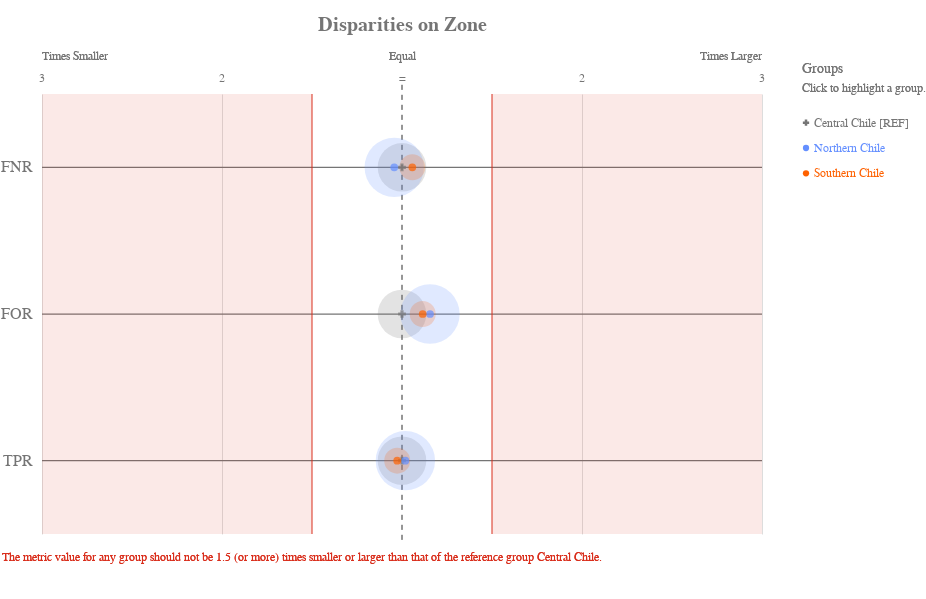

Here is the notebook cell this chart was saved with:
### Code cell
ap.disparity(grupo_definido, metrics, 'zone', fairness_threshold = disparity_tolerance)

### Figure 1 — Vega-Lite specification as saved in the notebook (floating-point values rounded to 4 significant figures)
{"config": {"view": {"continuousWidth": 400, "continuousHeight": 300, "strokeWidth": 0}, "axisLeft": {"labelColor": "rgb(117,117,117)", "labelFont": "Arial", "labelFontSize": 16}, "title": {"align": "center", "baseline": "middle", "color": "rgb(117,117,117)", "font": "Arial", "fontSize": 20, "fontWeight": "bold"}}, "layer": [{"data": {"name": "data-f13954335fe7cb3d572699dbbbe0ffdc"}, "mark": {"type": "rule", "stroke": "rgb(117,117,117)", "strokeWidth": 1.25, "tooltip": ""}, "encoding": {"x": {"type": "quantitative", "field": "x", "scale": {"domain": [-2, 2], "range": [40.0, 760.0]}}, "x2": {"field": "x2"}, "y": {"type": "nominal", "axis": {"domain": false, "labelAngle": 0, "labelPadding": -30, "orient": "left", "ticks": false, "title": ""}, "field": "metric", "scale": {"domain": ["FNR", "FOR", "TPR"], "range": [55.0, 495.0]}}}}, {"data": {"name": "data-79dd248bdaa0ea02c535240e8ad022c8"}, "mark": {"type": "rule", "stroke": "rgb(117,117,117)", "strokeDash": [5, 5], "strokeWidth": 1}, "encoding": {"tooltip": {"value": "Central Chile [REF]"}, "x": {"value": 400.0}, "y": {"value": 45.83}, "y2": {"value": 504.2}}}, {"data": {"name": "data-c233327f4cd9b4c2df31bf8015c83e4a"}, "mark": {"type": "text", "align": "center", "color": "rgb(117,117,117)", "font": "Arial", "fontSize": 12, "fontWeight": "normal", "tooltip": ""}, "encoding": {"text": {"type": "nominal", "field": "label"}, "x": {"type": "quantitative", "field": "value", "scale": {"domain": [-2, 2], "range": [40.0, 760.0]}}, "y": {"value": 38.5}}}, {"layer": [{"mark": {"type": "text", "align": "left", "fill": "rgb(117,117,117)", "font": "Arial", "fontSize": 12, "fontWeight": "normal", "tooltip": ""}, "encoding": {"text": {"value": "Times Smaller"}, "x": {"value": 40.0}, "y": {"value": 16.5}}}, {"mark": {"type": "text", "align": "right", "fill": "rgb(117,117,117)", "font": "Arial", "fontSize": 12, "fontWeight": "normal", "tooltip": ""}, "encoding": {"text": {"value": "Times Larger"}, "x": {"value": 760.0}, "y": {"value": 16.5}}}, {"mark": {"type": "text", "align": "center", "fill": "rgb(117,117,117)", "font": "Arial", "fontSize": 12, "fontWeight": "normal", "tooltip": ""}, "encoding": {"text": {"value": "Equal"}, "x": {"value": 400.0}, "y": {"value": 16.5}}}], "data": {"name": "data-79dd248bdaa0ea02c535240e8ad022c8"}}, {"layer": [{"mark": {"type": "rule", "opacity": 0.8, "stroke": "rgb(217, 46, 28)", "strokeWidth": 1.25, "tooltip": ""}, "encoding": {"x": {"type": "quantitative", "field": "min", "scale": {"domain": [-2, 2], "range": [40.0, 760.0]}}, "y": {"value": 55.0}, "y2": {"value": 495.0}}}, {"mark": {"type": "rule", "opacity": 0.8, "stroke": "rgb(217, 46, 28)", "strokeWidth": 1.25, "tooltip": ""}, "encoding": {"x": {"type": "quantitative", "field": "max", "scale": {"domain": [-2, 2], "range": [40.0, 760.0]}}, "y": {"value": 55.0}, "y2": {"value": 495.0}}}, {"layer": [{"mark": {"type": "rect", "fill": "rgb(217, 46, 28)", "opacity": 0.1, "tooltip": ""}, "encoding": {"x": {"type": "quantitative", "field": "min", "scale": {"domain": [-2, 2], "range": [40.0, 760.0]}}, "x2": {"field": "lower_end"}, "y": {"value": 55.0}, "y2": {"value": 495.0}}}, {"mark": {"type": "rect", "fill": "rgb(217, 46, 28)", "opacity": 0.1, "tooltip": ""}, "encoding": {"x": {"type": "quantitative", "field": "max", "scale": {"domain": [-2, 2], "range": [40.0, 760.0]}}, "x2": {"field": "upper_end"}, "y": {"value": 55.0}, "y2": {"value": 495.0}}}]}, {"data": {"name": "data-79dd248bdaa0ea02c535240e8ad022c8"}, "mark": {"type": "text", "align": "left", "baseline": "top", "fill": "rgb(217, 46, 28)", "font": "Arial", "fontSize": 12, "fontWeight": "normal", "tooltip": ""}, "encoding": {"text": {"value": "The metric value for any group should not be 1.5 (or more) times smaller or larger than that of the reference group Central Chile."}, "x": {"value": 0}, "y": {"value": 513.3}}}], "data": {"name": "data-11d5890412809b582c0a6b685ba430ea"}}, {"layer": [{"mark": "circle"}, {"data": {"name": "data-ecbbc6ea66021f6dd3fa2a19146be91c"}, "mark": {"type": "circle", "opacity": 0.2}, "encoding": {"color": {"condition": {"type": "nominal", "field": "attribute_value", "legend": null, "scale": {"domain": ["Central Chile", "Northern Chile", "Southern Chile"], "range": ["rgb(117,117,117)", "rgb(100, 143, 255)", "rgb(254, 97, 0)", "rgb(220, 38, 127)", "rgb(255, 176, 0)", "rgb(120, 94, 240)"]}, "selection": "selector017"}, "value": "rgb(224,224,224)"}, "size": {"type": "quantitative", "field": "group_size", "legend": null, "scale": {"domain": [0, 3227.0], "range": [0, 4224.0]}}, "tooltip": [{"type": "nominal", "field": "attribute_value", "title": "Group"}, {"type": "nominal", "field": "tooltip_group_size", "title": "Group Size"}, {"type": "nominal", "field": "tooltip_disparity_explanation_fnr", "title": "Disparity"}, {"type": "quantitative", "field": "fnr", "format": ".2f", "title": "FNR"}], "x": {"type": "quantitative", "axis": {"domain": false, "labels": false, "ticks": false, "title": null, "values": [1, 2, -2, -1]}, "field": "fnr_disparity_scaled", "scale": {"domain": [-2, 2], "range": [40.0, 760.0]}}, "y": {"type": "nominal", "axis": {"domain": false, "grid": false, "labels": false, "ticks": false, "title": " "}, "field": "metric_variable", "scale": {"domain": ["FNR", "FOR", "TPR"], "range": [55.0, 495.0]}}}, "selection": {"selector019": {"type": "multi", "empty": "all", "fields": ["attribute_value"]}}, "transform": [{"calculate": "'FNR'", "as": "metric_variable"}]}, {"data": {"name": "data-ecbbc6ea66021f6dd3fa2a19146be91c"}, "mark": {"type": "circle", "opacity": 0.2}, "encoding": {"color": {"condition": {"type": "nominal", "field": "attribute_value", "legend": null, "scale": {"domain": ["Central Chile", "Northern Chile", "Southern Chile"], "range": ["rgb(117,117,117)", "rgb(100, 143, 255)", "rgb(254, 97, 0)", "rgb(220, 38, 127)", "rgb(255, 176, 0)", "rgb(120, 94, 240)"]}, "selection": "selector017"}, "value": "rgb(224,224,224)"}, "size": {"type": "quantitative", "field": "group_size", "legend": null, "scale": {"domain": [0, 3227.0], "range": [0, 4224.0]}}, "tooltip": [{"type": "nominal", "field": "attribute_value", "title": "Group"}, {"type": "nominal", "field": "tooltip_group_size", "title": "Group Size"}, {"type": "nominal", "field": "tooltip_disparity_explanation_for", "title": "Disparity"}, {"type": "quantitative", "field": "for", "format": ".2f", "title": "FOR"}], "x": {"type": "quantitative", "axis": {"domain": false, "labels": false, "ticks": false, "title": null, "values": [1, 2, -2, -1]}, "field": "for_disparity_scaled", "scale": {"domain": [-2, 2], "range": [40.0, 760.0]}}, "y": {"type": "nominal", "axis": {"domain": false, "grid": false, "labels": false, "ticks": false, "title": " "}, "field": "metric_variable", "scale": {"domain": ["FNR", "FOR", "TPR"], "range": [55.0, 495.0]}}}, "selection": {"selector021": {"type": "multi", "empty": "all", "fields": ["attribute_value"]}}, "transform": [{"calculate": "'FOR'", "as": "metric_variable"}]}, {"data": {"name": "data-ecbbc6ea66021f6dd3fa2a19146be91c"}, "mark": {"type": "circle", "opacity": 0.2}, "encoding": {"color": {"condition": {"type": "nominal", "field": "attribute_value", "legend": null, "scale": {"domain": ["Central Chile", "Northern Chile", "Southern Chile"], "range": ["rgb(117,117,117)", "rgb(100, 143, 255)", "rgb(254, 97, 0)", "rgb(220, 38, 127)", "rgb(255, 176, 0)", "rgb(120, 94, 240)"]}, "selection": "selector017"}, "value": "rgb(224,224,224)"}, "size": {"type": "quantitative", "field": "group_size", "legend": null, "scale": {"domain": [0, 3227.0], "range": [0, 4224.0]}}, "tooltip": [{"type": "nominal", "field": "attribute_value", "title": "Group"}, {"type": "nominal", "field": "tooltip_group_size", "title": "Group Size"}, {"type": "nominal", "field": "tooltip_disparity_explanation_tpr", "title": "Disparity"}, {"type": "quantitative", "field": "tpr", "format": ".2f", "title": "TPR"}], "x": {"type": "quantitative", "axis": {"domain": false, "labels": false, "ticks": false, "title": null, "values": [1, 2, -2, -1]}, "field": "tpr_disparity_scaled", "scale": {"domain": [-2, 2], "range": [40.0, 760.0]}}, "y": {"type": "nominal", "axis": {"domain": false, "grid": false, "labels": false, "ticks": false, "title": " "}, "field": "metric_variable", "scale": {"domain": ["FNR", "FOR", "TPR"], "range": [55.0, 495.0]}}}, "selection": {"selector023": {"type": "multi", "empty": "all", "fields": ["attribute_value"]}}, "transform": [{"calculate": "'TPR'", "as": "metric_variable"}]}, {"layer": [{"mark": "point"}, {"data": {"name": "data-ecbbc6ea66021f6dd3fa2a19146be91c"}, "mark": {"type": "point", "filled": true, "size": 60}, "encoding": {"color": {"condition": {"type": "nominal", "field": "attribute_value", "legend": null, "scale": {"domain": ["Central Chile", "Northern Chile", "Southern Chile"], "range": ["rgb(117,117,117)", "rgb(100, 143, 255)", "rgb(254, 97, 0)", "rgb(220, 38, 127)", "rgb(255, 176, 0)", "rgb(120, 94, 240)"]}, "selection": "selector017"}, "value": "rgb(224,224,224)"}, "shape": {"type": "nominal", "field": "attribute_value", "legend": null, "scale": {"domain": ["Central Chile", "Northern Chile", "Southern Chile"], "range": ["cross", "circle", "circle"]}}, "tooltip": [{"type": "nominal", "field": "attribute_value", "title": "Group"}, {"type": "nominal", "field": "tooltip_group_size", "title": "Group Size"}, {"type": "nominal", "field": "tooltip_disparity_explanation_fnr", "title": "Disparity"}, {"type": "quantitative", "field": "fnr", "format": ".2f", "title": "FNR"}], "x": {"type": "quantitative", "axis": {"domain": false, "labels": false, "ticks": false, "title": null, "values": [1, 2, -2, -1]}, "field": "fnr_disparity_scaled", "scale": {"domain": [-2, 2], "range": [40.0, 760.0]}}, "y": {"type": "nominal", "axis": {"domain": false, "grid": false, "labels": false, "ticks": false, "title": " "}, "field": "metric_variable", "scale": {"domain": ["FNR", "FOR", "TPR"], "range": [55.0, 495.0]}}}, "selection": {"selector018": {"type": "multi", "empty": "all", "fields": ["attribute_value"]}}, "transform": [{"calculate": "'FNR'", "as": "metric_variable"}]}, {"data": {"name": "data-ecbbc6ea66021f6dd3fa2a19146be91c"}, "mark": {"type": "point", "filled": true, "size": 60}, "encoding": {"color": {"condition": {"type": "nominal", "field": "attribute_value", "legend": null, "scale": {"domain": ["Central Chile", "Northern Chile", "Southern Chile"], "range": ["rgb(117,117,117)", "rgb(100, 143, 255)", "rgb(254, 97, 0)", "rgb(220, 38, 127)", "rgb(255, 176, 0)", "rgb(120, 94, 240)"]}, "selection": "selector017"}, "value": "rgb(224,224,224)"}, "shape": {"type": "nominal", "field": "attribute_value", "legend": null, "scale": {"domain": ["Central Chile", "Northern Chile", "Southern Chile"], "range": ["cross", "circle", "circle"]}}, "tooltip": [{"type": "nominal", "field": "attribute_value", "title": "Group"}, {"type": "nominal", "field": "tooltip_group_size", "title": "Group Size"}, {"type": "nominal", "field": "tooltip_disparity_explanation_for", "title": "Disparity"}, {"type": "quantitative", "field": "for", "format": ".2f", "title": "FOR"}], "x": {"type": "quantitative", "axis": {"domain": false, "labels": false, "ticks": false, "title": null, "values": [1, 2, -2, -1]}, "field": "for_disparity_scaled", "scale": {"domain": [-2, 2], "range": [40.0, 760.0]}}, "y": {"type": "nominal", "axis": {"domain": false, "grid": false, "labels": false, "ticks": false, "title": " "}, "field": "metric_variable", "scale": {"domain": ["FNR", "FOR", "TPR"], "range": [55.0, 495.0]}}}, "selection": {"selector020": {"type": "multi", "empty": "all", "fields": ["attribute_value"]}}, "transform": [{"calculate": "'FOR'", "as": "metric_variable"}]}, {"data": {"name": "data-ecbbc6ea66021f6dd3fa2a19146be91c"}, "mark": {"type": "point", "filled": true, "size": 60}, "encoding": {"color": {"condition": {"type": "nominal", "field": "attribute_value", "legend": null, "scale": {"domain": ["Central Chile", "Northern Chile", "Southern Chile"], "range": ["rgb(117,117,117)", "rgb(100, 143, 255)", "rgb(254, 97, 0)", "rgb(220, 38, 127)", "rgb(255, 176, 0)", "rgb(120, 94, 240)"]}, "selection": "selector017"}, "value": "rgb(224,224,224)"}, "shape": {"type": "nominal", "field": "attribute_value", "legend": null, "scale": {"domain": ["Central Chile", "Northern Chile", "Southern Chile"], "range": ["cross", "circle", "circle"]}}, "tooltip": [{"type": "nominal", "field": "attribute_value", "title": "Group"}, {"type": "nominal", "field": "tooltip_group_size", "title": "Group Size"}, {"type": "nominal", "field": "tooltip_disparity_explanation_tpr", "title": "Disparity"}, {"type": "quantitative", "field": "tpr", "format": ".2f", "title": "TPR"}], "x": {"type": "quantitative", "axis": {"domain": false, "labels": false, "ticks": false, "title": null, "values": [1, 2, -2, -1]}, "field": "tpr_disparity_scaled", "scale": {"domain": [-2, 2], "range": [40.0, 760.0]}}, "y": {"type": "nominal", "axis": {"domain": false, "grid": false, "labels": false, "ticks": false, "title": " "}, "field": "metric_variable", "scale": {"domain": ["FNR", "FOR", "TPR"], "range": [55.0, 495.0]}}}, "selection": {"selector022": {"type": "multi", "empty": "all", "fields": ["attribute_value"]}}, "transform": [{"calculate": "'TPR'", "as": "metric_variable"}]}]}]}, {"layer": [{"mark": {"type": "point", "filled": true, "opacity": 1, "size": 39.48}, "encoding": {"color": {"condition": {"type": "nominal", "field": "attribute_value", "legend": null, "scale": {"domain": ["Central Chile", "Northern Chile", "Southern Chile"], "range": ["rgb(117,117,117)", "rgb(100, 143, 255)", "rgb(254, 97, 0)", "rgb(220, 38, 127)", "rgb(255, 176, 0)", "rgb(120, 94, 240)"]}, "selection": "selector017"}, "value": "rgb(224,224,224)"}, "shape": {"type": "nominal", "field": "attribute_value", "legend": null, "scale": {"domain": ["Central Chile", "Northern Chile", "Southern Chile"], "range": ["cross", "circle", "circle"]}}, "x": {"value": 804}, "y": {"type": "nominal", "axis": {"domain": false, "grid": false, "labels": false, "ticks": false, "title": " "}, "field": "attribute_value", "scale": {"domain": ["Central Chile", "Northern Chile", "Southern Chile"], "range": [71, 147]}}}, "selection": {"selector017": {"type": "multi", "empty": "all", "fields": ["attribute_value"]}}}, {"mark": {"type": "text", "align": "left", "baseline": "middle", "font": "Arial", "fontSize": 12, "fontWeight": "normal"}, "encoding": {"color": {"condition": {"type": "nominal", "field": "attribute_value", "legend": null, "scale": {"domain": ["Central Chile", "Northern Chile", "Southern Chile"], "range": ["rgb(117,117,117)", "rgb(100, 143, 255)", "rgb(254, 97, 0)", "rgb(220, 38, 127)", "rgb(255, 176, 0)", "rgb(120, 94, 240)"]}, "selection": "selector017"}, "value": "rgb(224,224,224)"}, "text": {"type": "nominal", "field": "label"}, "x": {"value": 812}, "y": {"type": "nominal", "axis": {"domain": false, "grid": false, "labels": false, "ticks": false, "title": " "}, "field": "attribute_value", "scale": {"domain": ["Central Chile", "Northern Chile", "Southern Chile"], "range": [71, 147]}}}, "selection": {"selector024": {"type": "multi", "empty": "all", "fields": ["attribute_value"]}}}, {"data": {"name": "data-79dd248bdaa0ea02c535240e8ad022c8"}, "mark": {"type": "text", "align": "left", "baseline": "middle", "color": "rgb(117,117,117)", "font": "Arial", "fontSize": 12, "fontWeight": "normal"}, "encoding": {"text": {"value": "Click to highlight a group."}, "x": {"value": 800}, "y": {"value": 49}}}, {"data": {"name": "data-79dd248bdaa0ea02c535240e8ad022c8"}, "mark": {"type": "text", "align": "left", "baseline": "middle", "color": "rgb(117,117,117)", "font": "Arial", "fontSize": 14, "fontWeight": "normal"}, "encoding": {"text": {"value": "Groups"}, "x": {"value": 800}, "y": {"value": 30}}}], "data": {"name": "data-0de9a04118b2294ee56b3c957fb6724a"}}], "height": 550, "padding": {"top": 15, "bottom": 10}, "resolve": {"scale": {"size": "independent", "y": "independent"}}, "title": "Disparities on Zone", "width": 800, "$schema": "https://vega.github.io/schema/vega-lite/v4.8.1.json", "datasets": {"data-f13954335fe7cb3d572699dbbbe0ffdc": [{"metric": "FNR", "x": -2, "x2": 2}, {"metric": "FOR", "x": -2, "x2": 2}, {"metric": "TPR", "x": -2, "x2": 2}], "data-79dd248bdaa0ea02c535240e8ad022c8": [{"a": 1, "b": 0}, {"a": 1, "b": 0}], "data-c233327f4cd9b4c2df31bf8015c83e4a": [{"value": 1, "label": 2}, {"value": 2, "label": 3}, {"value": -2, "label": 3}, {"value": -1, "label": 2}, {"value": 0, "label": "="}], "data-11d5890412809b582c0a6b685ba430ea": [{"min": -0.5, "max": 0.5, "lower_end": -2, "upper_end": 2}], "data-ecbbc6ea66021f6dd3fa2a19146be91c": [{"attribute_name": "zone", "attribute_value": "Central Chile", "group_size": 1803, "total_entities": 5007, "fnr": 0.3119, "for": 0.3441, "tpr": 0.6881, "fnr_disparity": 1.0, "for_disparity": 1.0, "tpr_disparity": 1.0, "fnr_disparity_scaled": 0.0, "for_disparity_scaled": 0.0, "tpr_disparity_scaled": 0.0, "tooltip_group_size": "1,803 (36.01%)", "tooltip_disparity_explanation_fnr": "Reference group", "tooltip_disparity_explanation_for": "Reference group", "tooltip_disparity_explanation_tpr": "Reference group"}, {"attribute_name": "zone", "attribute_value": "Northern Chile", "group_size": 2689, "total_entities": 5007, "fnr": 0.299, "for": 0.3977, "tpr": 0.701, "fnr_disparity": 0.9586, "for_disparity": 1.156, "tpr_disparity": 1.019, "fnr_disparity_scaled": -0.04318, "for_disparity_scaled": 0.1556, "tpr_disparity_scaled": 0.01876, "tooltip_group_size": "2,689 (53.70%)", "tooltip_disparity_explanation_fnr": "1.04 times smaller FNR than the reference group", "tooltip_disparity_explanation_for": "1.16 times larger FOR than the reference group", "tooltip_disparity_explanation_tpr": "1.02 times larger TPR than the reference group"}, {"attribute_name": "zone", "attribute_value": "Southern Chile", "group_size": 515, "total_entities": 5007, "fnr": 0.3297, "for": 0.3836, "tpr": 0.6703, "fnr_disparity": 1.057, "for_disparity": 1.115, "tpr_disparity": 0.974, "fnr_disparity_scaled": 0.0573, "for_disparity_scaled": 0.1149, "tpr_disparity_scaled": -0.02666, "tooltip_group_size": "515 (10.29%)", "tooltip_disparity_explanation_fnr": "1.06 times larger FNR than the reference group", "tooltip_disparity_explanation_for": "1.11 times larger FOR than the reference group", "tooltip_disparity_explanation_tpr": "1.03 times smaller TPR than the reference group"}], "data-0de9a04118b2294ee56b3c957fb6724a": [{"attribute_value": "Central Chile", "label": "Central Chile [REF]"}, {"attribute_value": "Northern Chile", "label": "Northern Chile"}, {"attribute_value": "Southern Chile", "label": "Southern Chile"}]}}
